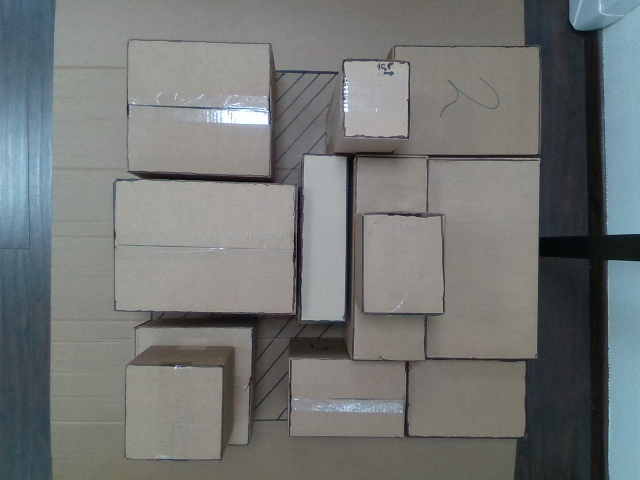
#> input picture backend/detector/source_code/images/13_Color.png, 640 x 480 px
$ python testDetector.py   (older library calls are emulated)
#> lines starting #> are read from the running program, lines starting #| are printed output that depends on the picture; after the words box and inside, x2 and y2 are one past the last pixel; in counts of white or black regions, pixels touching at a corner belong together
import cv2
import numpy as np


def show(text, image):
    cv2.imshow(text, image)
    cv2.waitKey(0)


def remove_shadow(image):
    rgb_planes = cv2.split(image)

    result_planes = []
    result_norm_planes = []
    for plane in rgb_planes:
        dilate_img = cv2.dilate(plane, np.ones((7, 7), np.uint8))
        bg_img = cv2.medianBlur(dilate_img, 21)
        diff_img = 255 - cv2.absdiff(plane,
                                     bg_img)
        norm_img = cv2.normalize(diff_img, None, 0, 255,
                                 cv2.NORM_MINMAX, dtype=cv2.CV_8UC1)
        result_planes.append(diff_img)
        result_norm_planes.append(norm_img)

    result = cv2.merge(result_planes)
    result_norm = cv2.merge(result_norm_planes)
    return result, result_norm


def image_processing(image):
    img, _ = remove_shadow(image)
    blurred = cv2.GaussianBlur(img, (5, 5), 0)
    edged = cv2.Canny(blurred, 50, 190)
    _, thresh = cv2.threshold(
        edged, 50, 255, cv2.THRESH_BINARY_INV)
    kernel = cv2.getStructuringElement(cv2.MORPH_RECT, (9, 9))
    close = cv2.morphologyEx(edged, cv2.MORPH_CLOSE, kernel, iterations=1)
    mask = cv2.morphologyEx(close, cv2.MORPH_OPEN, kernel, iterations=1)
    show('mask', mask)
    return thresh, edged, close


def get_contour(image):
    _, _, img = image_processing(image)
    contours, hierarchy = cv2.findContours(
        img, cv2.RETR_LIST, cv2.CHAIN_APPROX_SIMPLE)
    return contours, hierarchy, img


def draw_contour_(contours, image):
    for cnt in contours:
        approx = cv2.approxPolyDP(cnt, 0.01*cv2.arcLength(cnt, True), True)

        if len(approx) >= 4:
            x, y, w, hh = cv2.boundingRect(cnt)
            M = cv2.moments(cnt)
            cx = int(M['m10']/M['m00'])
            cy = int(M['m01']/M['m00'])
            cv2.drawContours(image, [cnt], 0, (0, 0, 255), -1)
            # cv2.putText(image, "Rectangle", (cx-50, cy),
            #           cv2.FONT_HERSHEY_SIMPLEX, 1, (0, 0, 0), 1)
    return image


def draw_contour(contours, image):
    max_area = 0
    max_box = None

    for i, cnt in enumerate(contours):
        if cv2.contourArea(cnt) <= 1000:
            continue
        rect = cv2.minAreaRect(cnt)
        box = cv2.boxPoints(rect)

        area = int(abs((box[2][0] - box[0][0]) * (box[2][1] - box[0][1])))
        cv2.drawContours(image, [box.astype(int)], 0, (0, 0, 255), 2)

    return image


image_ = cv2.imread('./images/13_Color.png')
#> image_ is the input picture: shape (480, 640, 3); mean B, G, R 116.6, 117.4, 114.3
image = image_.copy()


show("e", image)
contours, _, img = get_contour(image)
#> the loop in remove_shadow, `for plane in rgb_planes:` made 3 passes
#> pass 1, in remove_shadow, `bg_img = cv2.medianBlur(dilate_img, 21)`:
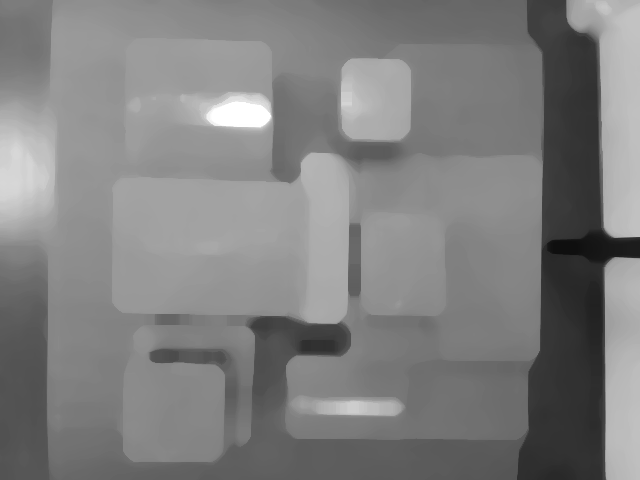
#> bg_img: shape (480, 640); min 15, max 255, mean 127.7
#> after the loop in remove_shadow, `for plane in rgb_planes:`:
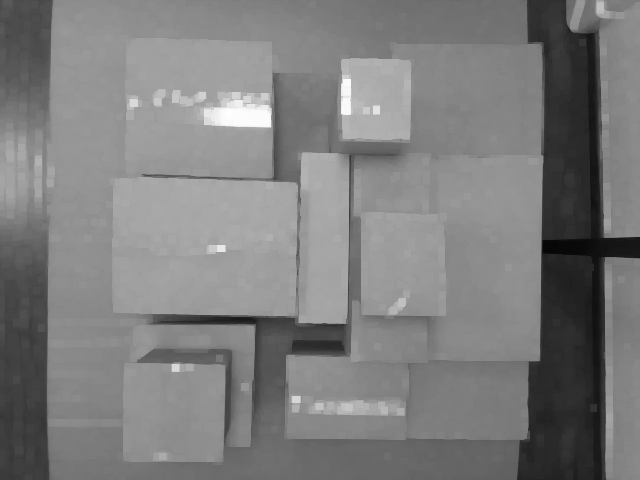
#> dilate_img: shape (480, 640); min 6, max 254, mean 125.1
#> after the loop in remove_shadow, `for plane in rgb_planes:`: result_norm_planes = 3 items
#> in remove_shadow, `result_norm = cv2.merge(result_norm_planes)`:
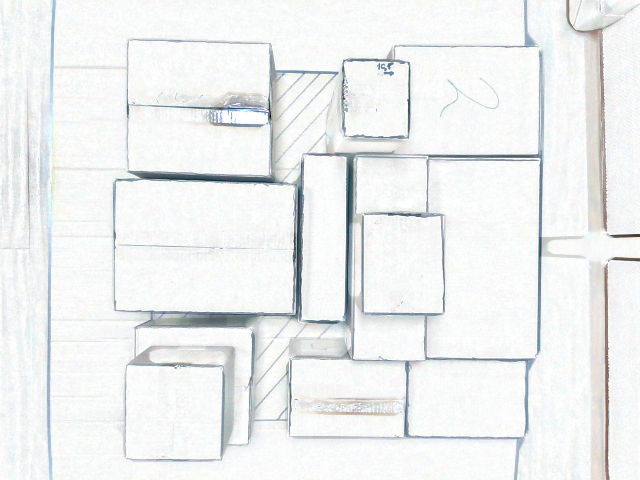
#> result_norm: shape (480, 640, 3); mean of channels 0, 1, 2 240, 239.9, 238; drawn as B, G, R
#> in image_processing, `edged = cv2.Canny(blurred, 50, 190)`:
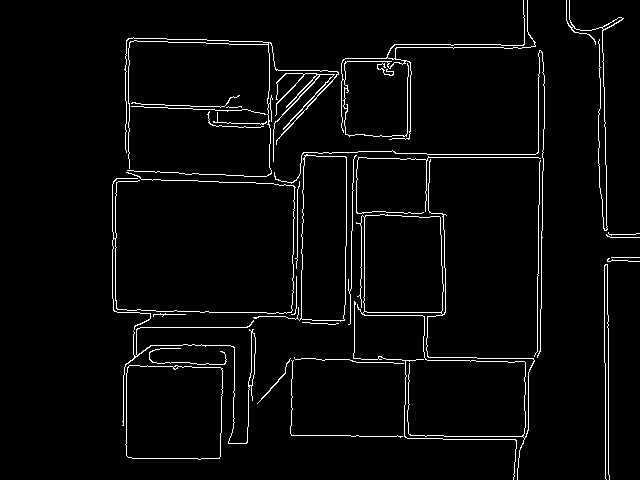
#> edged: shape (480, 640); 3.4% white in thin lines or dots, all inside (x1, y1, x2, y2) = (112, 0, 640, 480)
#> in image_processing, `close = cv2.morphologyEx(edged, cv2.MORPH_CLOSE, kernel, iterations=1)`:
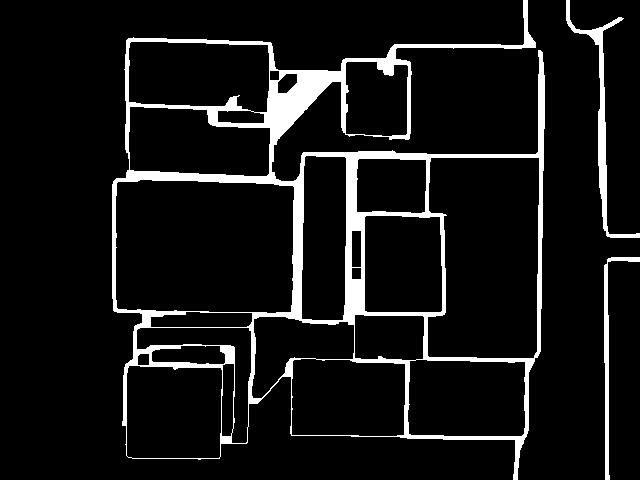
#> close: shape (480, 640); 8.5% white; 3 white regions, box (x1, y1, x2, y2) and area: (112, 0, 545, 480) 23183, (566, 0, 640, 238) 1772, (604, 257, 640, 480) 1061
#> in image_processing, `mask = cv2.morphologyEx(close, cv2.MORPH_OPEN, kernel, iterations=1)`:
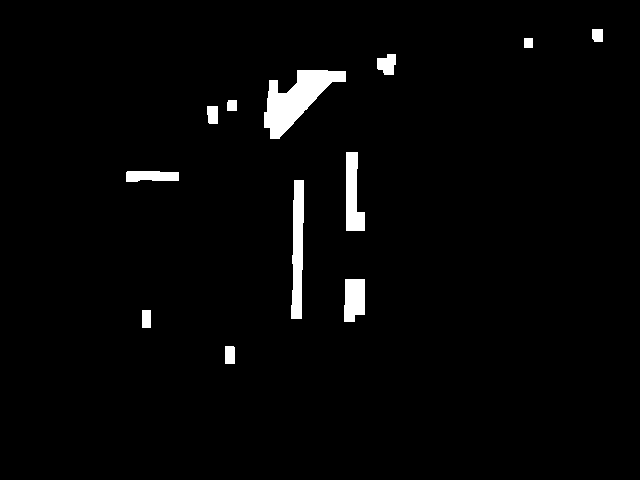
#> mask: shape (480, 640); 2.5% white; 12 white regions
#> in get_contour, `contours, hierarchy = cv2.findContours( img, cv2.RETR_LIST, cv2.CHAIN_..`: contours = 26 contours; largest, box (x1, y1, x2, y2) and area: (112, 0, 545, 480) 143939, (115, 179, 295, 314) 23036, (427, 157, 540, 359) 20342, (128, 41, 270, 113) 8836, (407, 359, 526, 437) 8756
show('a', img)
contours = sorted(contours, key=cv2.contourArea,
                  reverse=False)[:len(contours)-1]
#> contours = 25 contours; largest, box (x1, y1, x2, y2) and area: (115, 179, 295, 314) 23036, (427, 157, 540, 359) 20342, (128, 41, 270, 113) 8836, (407, 359, 526, 437) 8756, (126, 365, 223, 459) 8672
show('res', draw_contour_(contours, image))
#> the loop in draw_contour_, `for cnt in contours:` made 25 passes
#> (approx, x, y, w, hh, cx, cy) on passes 12, 14, 17, 18, 20, 21, 22, 25: ([[354, 315], [422, 315], [423, 358], [355, 358]], 354, 314, 71, 47, 388, 336), ([[357, 160], [425, 159], [425, 211], [357, 212]], 356, 158, 71, 56, 390, 185), ([[306, 155], [346, 158], [342, 320], [301, 318]], 301, 155, 46, 166, 323, 238), ([[366, 215], [440, 217], [440, 312], [364, 310]], 364, 215, 79, 98, 402, 264), ([[292, 361], [404, 363], [404, 434], [292, 435]], 291, 358, 115, 79, 347, 397), ([[128, 366], [220, 367], [220, 456], [128, 457]], 126, 365, 97, 94, 173, 412), ([[409, 361], [524, 361], [524, 433], [409, 434]], 407, 359, 119, 78, 466, 398), ([[116, 183], [292, 185], [291, 311], [118, 309]], 115, 179, 180, 135, 203, 246)
#> (x, y, w, hh, cx, cy) on passes 1 to 6: (269, 70, 11, 11, 274, 75), (351, 267, 11, 13, 356, 273), (137, 353, 13, 13, 143, 359), (277, 73, 21, 21, 286, 82), (351, 230, 11, 38, 356, 248), (217, 110, 48, 14, 240, 116)
#> after the loop in draw_contour_, `for cnt in contours:`:
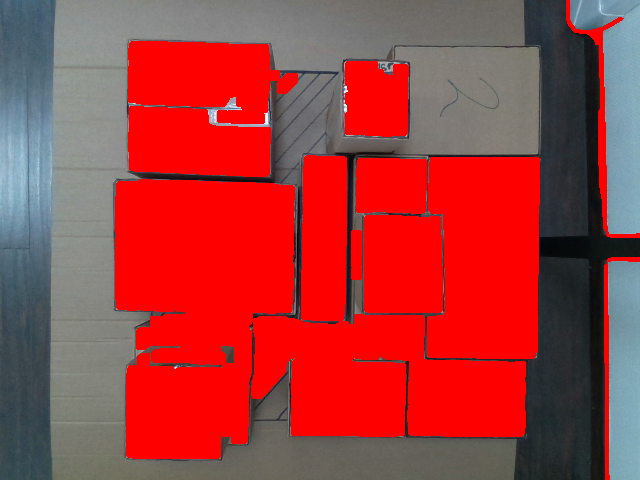
#> image: shape (480, 640, 3); mean B, G, R 60.8, 60, 164.8
